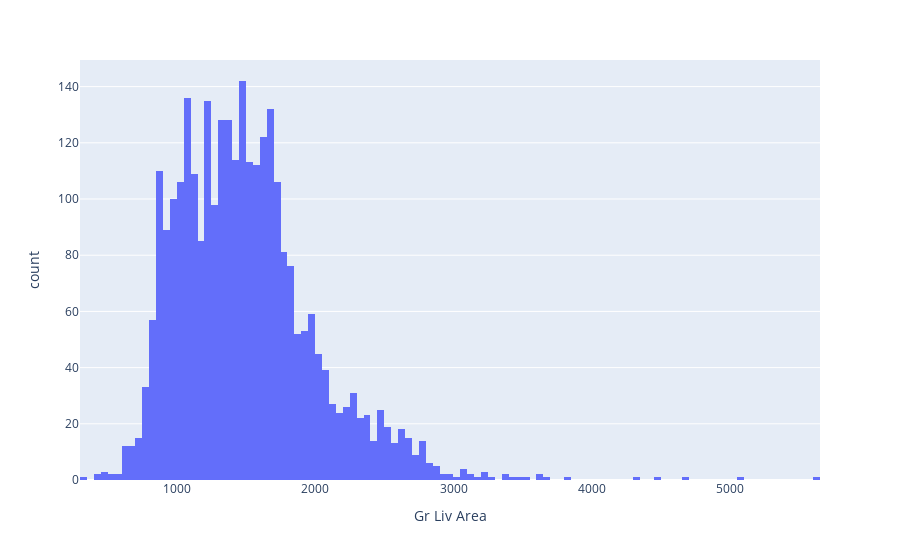

The code cell stored with this chart in its notebook:
### Code cell
#Skewness and Kurtosis
#
#https://towardsdatascience.com/skewness-kurtosis-simplified-1338e094fc85
#Kurtosis can be indicative of outliers
import plotly.express as px
#df = px.data.tips()
fig = px.histogram(df_train, x="Gr Liv Area")
fig.show()

### Figure 1 — Plotly figure (JSON) as saved in the notebook; plotly's stock layout.template omitted (floating-point values rounded to 4 significant figures; data arrays with more than 128 entries replaced by an {"elided": "..."} marker saying what was removed)
{"data": [{"alignmentgroup": "True", "bingroup": "x", "hovertemplate": "Gr Liv Area=%{x}<br>count=%{y}<extra></extra>", "legendgroup": "", "marker": {"color": "#636efa"}, "name": "", "offsetgroup": "", "orientation": "v", "showlegend": false, "type": "histogram", "x": {"elided": "2930 int values"}, "xaxis": "x", "yaxis": "y"}], "layout": {"autosize": true, "barmode": "relative", "legend": {"tracegroupgap": 0}, "margin": {"t": 60}, "xaxis": {"anchor": "y", "autorange": true, "domain": [0, 1], "range": [299.5, 5650.0], "title": {"text": "Gr Liv Area"}, "type": "linear"}, "yaxis": {"anchor": "x", "autorange": true, "domain": [0, 1], "range": [0, 149.5], "title": {"text": "count"}}}}
